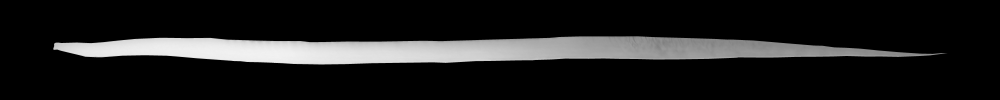
#> input picture mineralization/background.png, 2000 x 200 px (shown at 1/2 size)
$ python enamelsamplea.py   (Python 2 division)
#> lines starting #> are read from the running program, lines starting #| are printed output that depends on the picture; after the words box and inside, x2 and y2 are one past the last pixel; in counts of white or black regions, pixels touching at a corner belong together
#!/usr/bin/env python
# -*- coding: utf-8 -*-
#
#  cells.py
#
#  Copyright 2013 Greg Green <greg@greg-UX31A>
#
#  This program is free software; you can redistribute it and/or modify
#  it under the terms of the GNU General Public License as published by
#  the Free Software Foundation; either version 2 of the License, or
#  (at your option) any later version.
#
#  This program is distributed in the hope that it will be useful,
#  but WITHOUT ANY WARRANTY; without even the implied warranty of
#  MERCHANTABILITY or FITNESS FOR A PARTICULAR PURPOSE.  See the
#  GNU General Public License for more details.
#
#  You should have received a copy of the GNU General Public License
#  along with this program; if not, write to the Free Software
#  Foundation, Inc., 51 Franklin Street, Fifth Floor, Boston,
#  MA 02110-1301, USA.
#
#

import numpy as np
import matplotlib.pyplot as plt
import scipy.interpolate as interp
import scipy.ndimage.interpolation as imginterp
import scipy.ndimage.filters as filters
from os.path import abspath, expanduser
import argparse, sys

# Load image

#matplotlib.pyplot.imread reads an image from a file into an array.
#fname can be a string path or file-like object; files must be in binary mode.
#returned value is a numpy.array; grayscale images return an MxN array.
#PNG files are most easily read by python.


def load_image(fname):
    return plt.imread(abspath(fname))

# Define x and y, locate edges

#shape is an attribute for numpy arrays, returning the array dimensions.
#If an array has n rows and m columns, array.shape is (n,m).
#n and m would therefore represent y and x coordinates.

#Input: img  numpy array with shape=(Nx, Ny)
#Output: x    array of x-values of pixels used to fit baseline
#spl  list with two splines: one for each edge.
#This object can be called as follows:
#spl[0](x) = y-value of edge #1 at x
#spl[1](x) = y-value of edge #2 at x

#numpy.empty(shape, dtype=float, order='C')
#shape is int or tuple of int,
#dtype (optional) is output,
#order (optional) is column F or row C.
#np.nan is a macro meaning "not a number;"
#np.nan guarantees to unset the signbit, making a "positive" nan.
#mask returns 'true' for img > 0 at all coordinates in array;
#zeroes in mask are therefore 'false'.
#the len function returns the number of items in a sequence or map.
#amin(a, axis=None, out=None) returns the mininum along an array or axis.
#a is array_like input data. Axis and out are optional.
#amin returns ndarray: a new array with the result.

def get_baseline(img, exactness=15.):
    '''
    This function takes an image array of shape (Nx,Ny),
    creates a float array to record the upper, lower enamel edges,
    locates nonzero pixels to find the enamel in the image and
    makes arrays for the upper and lowwer enamel edges.
    '''
    Ny, Nx = img.shape
    edge = np.empty((2,Nx), dtype='i4')
    edge[:,:] = -1
    mask = (img > 0.)
    for i in xrange(Nx):
        nonzero = np.where(mask[:,i])[0]
        if len(nonzero):
            edge[0,i] = np.min(nonzero)
            edge[1,i] = np.max(nonzero)

    # Clip edges to region with nonzero image

    #numpy.isnan tests element-wise for "not a number" NaN, returns bool array.
    #numpy.isnan(x[, out]) where x is an array.
    #The output is a new array where NaN = true, otherwise False, for each coord.
    #xMax+1 because edge should be above tooth mask?
    #linspace creates evenly spaced numbers, carefully handling endpoints.
    #numpy.linspace(start, stop[, num, endpoint, retstep])
    #start is a number (optional); default is zero.
    #stop is a number unless endpoint=False.
    #num is an integer, optional, and determines sample number. Default is 50.
    #retstep is the spacing between values, default 1.
    #If True, retstep returns (samples, step).
    #linspace returns ndarray samples:
    #num equally spaced samples in the closed interval [start, stop]
    #linspace also returns step: a float with the size of spacing.
    #See numpy documentation 1.7.0 p.438 for examples.

    isReal = np.where(edge[0] >= 0)[0]
    xMin, xMax = isReal[0], isReal[-1]
    edge = edge[:,xMin:xMax+1]
    x = np.linspace(xMin, xMax, xMax-xMin+1)

    # Fit splines to edges

    #numpy.ones(shape, dtype=None, order='C')
    #This returns a new array of a given shape and type filled with ones.
    #Rules for np.ones follows numpy.zeros(shape, dtype=float, order='C')
    #shape is a single or a sequence of integers. dtype, order are optional.
    #np.ones returns ndarray of ones with a given shape, dtype and order.
    #len(s) returns the length (number of items) of an object;
    #the argument may be a sequence (string, tuple, list) or mapping (dictionary).

    #Scipy.interpolate functions essentially smooth discrete data by resampling.
    #splev evaluates a spline at any point;
    #splint finds the integral between 2 points.
    #1D splines can be interpolated from objects using (UnivariateSpline)
    #This can used to derive interpolated y values from x values, or
    #in our case to smooth data with a smoothing parameter s.
    #The default value is s = m - sqrt(2m) where m is the number of data points.
    #For no smoothing, set s = 0.
    #UnivariateSpline will not pass through all points, whereas
    #InterpolatedUnivariateSpling is a subclass that will.
    #See Scipy documentation 1.11.0 p.28 and p.259 for documentation.

    #scipy.interpolate.UnivariateSpline(x, y, w=None, bbox=[None, None], k=3, s=None)
    #Fits a spline y=s(x) of degree k to the provided x, y data;
    #s specifies the number of knots by giving a smoothing function.
    #x and y are array_like, 1D arrays, independent and dependent;
    #x must be increasing, y must be of same length as x.
    #w is optional, array_like, positive, gives weights for spline fitting;
    #If no w is specified, all weights are equal.
    #bbox is optional, array_like, specifies boundary of approximation interval;
    #No bbox info returns default bbox=[x[0], x[-1]].
    #k is optional, an integer, returns the degree of the spline, 5 or less.
    #s is optional, a float or None. If zero, spline interpolates through all points.
    #Number knots in spline will increase to satisfy this condition:
    #s =/> sum((w[i]*(y[i]-s(x[i])))**2,axis=0). Default s=len(w).
    #s=len(w)/5 is too rigid, s=len(w)/20 too bumpy. 9 to 11 is just right?

    spl = []
    w = np.ones(len(x))
    w[0] = 10.
    w[-1] = 10.
    for i in xrange(2):
        spl.append( interp.UnivariateSpline(x, edge[i], w=w, s=len(w)/exactness) )

    return x, spl

# Create markers and calculate distance along spline

#xFine are evenly spaced markers on spline, yFine are evaluated at xFine.
#numpy.diff calculates the discrete difference along the axis.
#The dist output is a sum of x and y distances along the spline.
#nMarkers is the integer number of markers: total distance / spacing.
#markerDist are evenly spaced numbers from spacing to the spline end.
#numpy.empty(shape, dtype=float, order='C') returns a new array:
#the array's type and shape are defined, but entries are not initialized.
#Here, markerPos is the array [(number of markers), 2], without defined entries.
#markerDeriv is the array [number of markers], without defined entries.

def place_markers(x, spl, spacing=1.):
    fineness = 10
    xFine = np.linspace(x[0], x[-1], fineness*len(x))
    yFine = spl(xFine)
    derivFine = np.empty(len(xFine), dtype='f8')
    for i,xx in enumerate(xFine):
        derivFine[i] = spl.derivatives(xx)[1]
    derivFine = filters.gaussian_filter1d(derivFine, fineness*spacing)
    dx = np.diff(xFine)
    dy = np.diff(yFine)
    dist = np.sqrt(dx*dx + dy*dy)
    dist = np.cumsum(dist)
    nMarkers = int(dist[-1] / spacing)
    if nMarkers > 1e5:
		raise ValueError('nMarkers unreasonably high. Something has likely gone wrong.')
    markerDist = np.linspace(spacing, spacing*nMarkers, nMarkers)
    markerPos = np.empty((nMarkers, 2), dtype='f8')
    markerDeriv = np.empty(nMarkers, dtype='f8')
    cellNo = 0
    for i, (xx, d) in enumerate(zip(xFine[1:], dist)):
        if d >= (cellNo+1) * spacing:
            markerPos[cellNo, 0] = xx
            markerPos[cellNo, 1] = spl(xx)
            markerDeriv[cellNo] = derivFine[i+1] #spl.derivatives(xx)[1]
            cellNo += 1

    return markerPos, markerDeriv

def get_image_values_2(img, markerPos, DeltaMarker, step=0.1):
    ds = np.sqrt(DeltaMarker[:,0]*DeltaMarker[:,0] + DeltaMarker[:,1]*DeltaMarker[:,1])
    nSteps = img.shape[0] / step
    stepSize = step / ds
    n = np.linspace(0., nSteps, nSteps+1)
    sampleOffset = np.einsum('i,ik,j->ijk', stepSize, DeltaMarker, n)
    sampleStart = np.empty(markerPos.shape, dtype='f8')
    sampleStart[:,:] = markerPos[:,:]
    nMarkers, tmp = markerPos.shape
    sampleStart.shape = (nMarkers, 1, 2)
    sampleStart = np.repeat(sampleStart, nSteps+1, axis=1)
    samplePos = sampleStart + sampleOffset

    samplePos.shape = (nMarkers*(nSteps+1),2)
    resampImg = imginterp.map_coordinates(img.T, samplePos.T, order=1)
    resampImg.shape = (nMarkers, nSteps+1)

    return resampImg.T[:,:]

# Main section of code in which defined functions are used
'''
Loads image
'''

def main():

    img = load_image('background.png')
#> in load_image, returned value is the input picture: shape (200, 2000) float32; min 0, max 0.948, mean 0.118
    x, spl = get_baseline(img, exactness=10)
#> in get_baseline, `mask = (img > 0.)`:
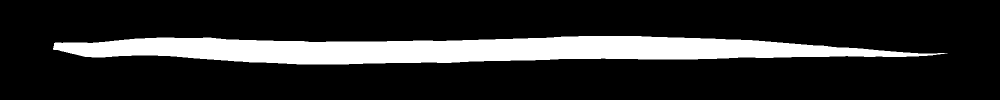
#> mask: shape (200, 2000) bool (shown at 1/2 size); 16.2% white; 1 white region, box (x1, y1, x2, y2) and area: (106, 72, 1895, 129) 64768
#> in get_baseline, `isReal = np.where(edge[0] >= 0)[0]`: isReal = 1789 values from 106 to 1894
#> in get_baseline, `xMin, xMax = isReal[0], isReal[-1]`: xMin = 106; xMax = 1894
#> after the loop in get_baseline, `for i in xrange(2):`: spl = 2 items
#> x = 1789 values from 106 to 1894; spl = 2 items
    markerPos, markerDeriv = place_markers(x, spl[1], spacing=10)
#> in place_markers, `xFine = np.linspace(x[0], x[-1], fineness*len(x))`: xFine = 17890 values from 106 to 1894
#> in place_markers, `yFine = spl(xFine)`: yFine = 17890 values, max 128.3 at index 5337, min 98.01 at index 0, mean 117.6
#> in place_markers, `derivFine = np.empty(len(xFine), dtype='f8')`: derivFine = 17890 values, max 128.3 at index 5337, min 4.68e-310 at index 2, mean 117.6
#> the loop in place_markers, `for i,xx in enumerate(xFine):` made 17890 passes
#> xx on passes 1 to 3: 106, 106.1, 106.2
#> after the loop in place_markers, `for i,xx in enumerate(xFine):`: derivFine = 17890 values, max 0.287 at index 389, min -0.142 at index 17889, mean 0.00446
#> in place_markers, `derivFine = filters.gaussian_filter1d(derivFine, fineness*spacing)`: derivFine = 17890 values, max 0.262 at index 378, min -0.129 at index 17889, mean 0.00446
#> in place_markers, `dx = np.diff(xFine)`: dx = 17889 values, max 0.0999 at index 9184, min 0.0999 at index 1502, mean 0.0999
#> in place_markers, `dy = np.diff(yFine)`: dy = 17889 values, max 0.0287 at index 389, min -0.0142 at index 17888, mean 0.000445
#> in place_markers, `dist = np.sqrt(dx*dx + dy*dy)`: dist = 17889 values, max 0.104 at index 389, min 0.0999 at index 10899, mean 0.1
#> in place_markers, `dist = np.cumsum(dist)`: dist = 17889 values from 0.102 to 1791.1
#> in place_markers, `nMarkers = int(dist[-1] / spacing)`: nMarkers = 179
#> the loop in place_markers, `for i, (xx, d) in enumerate(zip(xFine[1:], dist)):` made 17889 passes
#> (xx, d) on passes 1 to 3: (106.1, 0.102), (106.2, 0.204), (106.3, 0.306)
#> after the loop in place_markers, `for i, (xx, d) in enumerate(zip(xFine[1:], dist)):`: markerDeriv = 179 values, max 0.262 at index 3, min -0.129 at index 178, mean 0.00382; markerPos = 179 pairs, first value 115.9 to 1893, second value 99.91 to 128.3
    y = []

    for i in xrange(2):
        y.append(spl[i](x))
#> after the loop, y = 2 items

    DeltaMarker = -np.ones((len(markerDeriv), 2), dtype='f8')
#> DeltaMarker = 179 pairs, first value -1 to -1, second value -1 to -1
    DeltaMarker[:,0] = markerDeriv[:]
    markerPos2 = markerPos + 80. * DeltaMarker
#> markerPos2 = 179 pairs, first value 132 to 1882.7, second value 19.91 to 48.29
    fig = plt.figure()
    ax = fig.add_subplot(2,1,1)
    ax.imshow(img, alpha=0.3, interpolation='nearest')
    fig.savefig('larger3.png', dpi=500)

    # [9 lines of commented-out code are left out]

    alignedimg = get_image_values_2(img, markerPos, DeltaMarker)
#> in get_image_values_2, `ds = np.sqrt(DeltaMarker[:,0]*DeltaMarker[:,0] + DeltaMarker[:,1]*Delt..`: ds = 179 values, max 1.03 at index 3, min 1 at index 18, mean 1
#> in get_image_values_2, `stepSize = step / ds`: stepSize = 179 values, max 0.1 at index 18, min 0.0967 at index 3, mean 0.0998

    ax = fig.add_subplot(2,1,2)
    ax.set_ylim(0,2000)
    ax.imshow(alignedimg, alpha=0.3, aspect='auto', interpolation='nearest')

    plt.show()

    return 0

if __name__ == '__main__':
#> (the run stopped early here; a loop or call above may not have finished)
